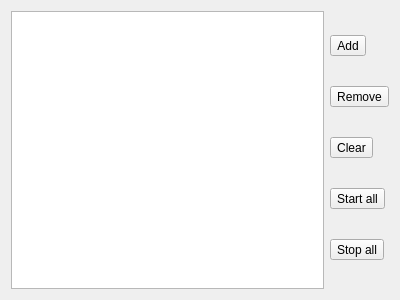
<?xml version="1.0" encoding="UTF-8"?>
<ui version="4.0">
 <class>Form</class>
 <widget class="QWidget" name="Form">
  <property name="geometry">
   <rect>
    <x>0</x>
    <y>0</y>
    <width>400</width>
    <height>300</height>
   </rect>
  </property>
  <property name="windowTitle">
   <string>Manage device state loggers</string>
  </property>
  <layout class="QHBoxLayout" name="horizontalLayout">
   <item>
    <widget class="QTreeView" name="treeView"/>
   </item>
   <item>
    <layout class="QVBoxLayout" name="verticalLayout">
     <item>
      <widget class="QToolButton" name="addToolButton">
       <property name="text">
        <string>Add</string>
       </property>
       <property name="icon">
        <iconset theme="list-add"/>
       </property>
      </widget>
     </item>
     <item>
      <widget class="QToolButton" name="removeToolButton">
       <property name="text">
        <string>Remove</string>
       </property>
       <property name="icon">
        <iconset theme="list-remove"/>
       </property>
      </widget>
     </item>
     <item>
      <widget class="QToolButton" name="clearToolButton">
       <property name="text">
        <string>Clear</string>
       </property>
       <property name="icon">
        <iconset theme="edit-clear-all"/>
       </property>
      </widget>
     </item>
     <item>
      <widget class="QToolButton" name="startToolButton">
       <property name="text">
        <string>Start all</string>
       </property>
       <property name="icon">
        <iconset resource="../../../resource/icons/icons.qrc">
         <normaloff>:/icons/start.svg</normaloff>:/icons/start.svg</iconset>
       </property>
      </widget>
     </item>
     <item>
      <widget class="QToolButton" name="stopToolButton">
       <property name="text">
        <string>Stop all</string>
       </property>
       <property name="icon">
        <iconset resource="../../../resource/icons/icons.qrc">
         <normaloff>:/icons/stop.svg</normaloff>:/icons/stop.svg</iconset>
       </property>
      </widget>
     </item>
    </layout>
   </item>
  </layout>
 </widget>
 <resources>
  <include location="../../../resource/icons/icons.qrc"/>
 </resources>
 <connections/>
</ui>
